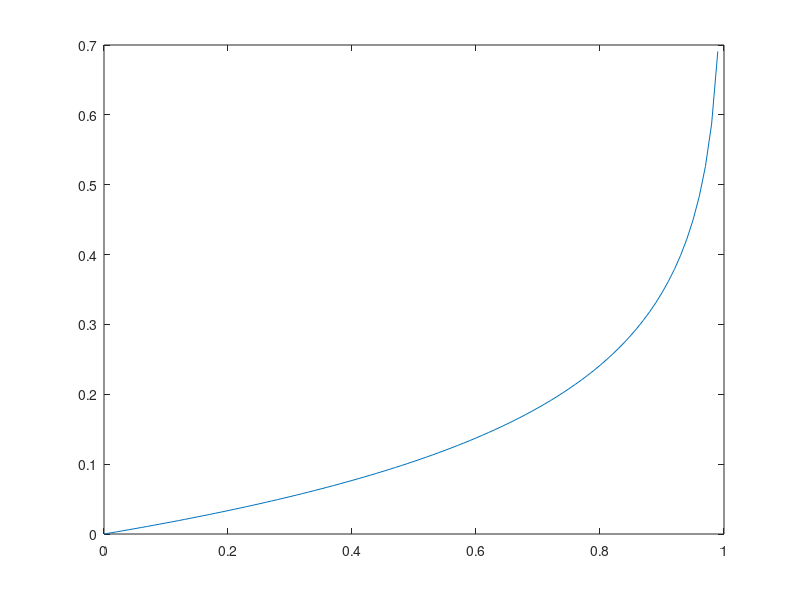

Reproduce this figure in MATLAB.
clc;
clear all;

N=100000;
lambda=10;
sum=0;

for k=1 : N
    y = rand;
    z = -log(1-y)/lambda;
    sum = sum + z;
end
X=[0:0.01:1];
z = -log(1-X)/lambda;

lambda=20;
sum=0;
for k=1 : N
    y = rand;
    z2 = -log(1-y)/lambda;
    sum = sum + z2;
end
Y=[0:0.01:1];
z2 = -log(1-Y)/lambda;

plot(X, z+z2);


